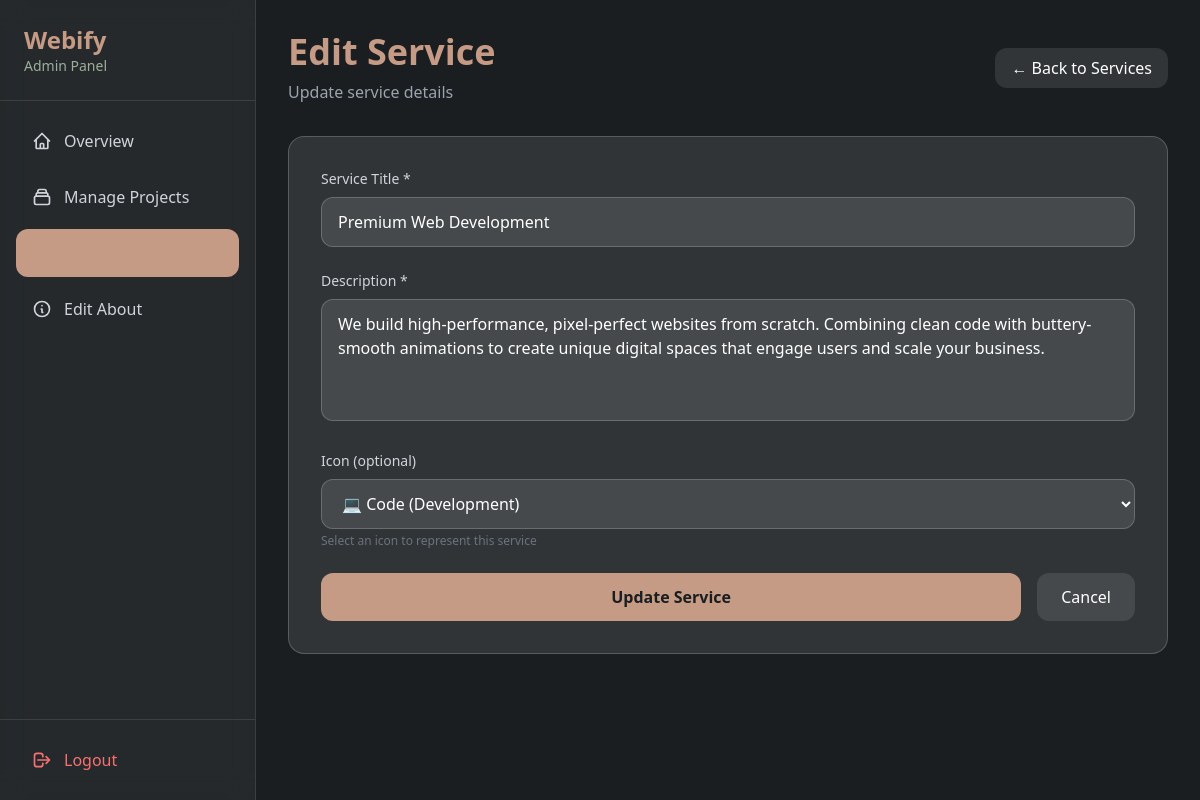
Page /admin/services/edit/1 (signed in) on the committed database.
### app/models.py (models this page shows, shortened)
class Service(db.Model):
    id = db.Column(db.Integer, primary_key=True)
    title = db.Column(db.String(100), nullable=False)
    description = db.Column(db.Text, nullable=False)
    icon_name = db.Column(db.String(50), nullable=True)
    date_created = db.Column(db.DateTime, default=datetime.utcnow)
    date_updated = db.Column(db.DateTime, default=datetime.utcnow, onupdate=datetime.utcnow)

### app/routes.py (the view, shortened to what this page needs)
@bp.route('/admin/services/edit/<int:id>', methods=['GET', 'POST'])
@login_required
def admin_service_edit(id):
    service = Service.query.get_or_404(id)
    return render_template('admin/service_form.html', service=service)

### app/__init__.py (called while the page is built)
def create_app():
    app = Flask(__name__)
    app.config['SECRET_KEY'] = 'fejhdhdcx9954'
    app.config['SQLALCHEMY_DATABASE_URI'] = 'sqlite:///website_webify.db'
    app.config['SQLALCHEMY_TRACK_MODIFICATIONS'] = False
    db.init_app(app)
    login_manager.init_app(app)
    login_manager.login_view = 'main.admin_login'
    from app.models import User, Project, AboutContent, Service, SocialLinks
    with app.app_context():
        db.create_all()
        import os
        print(">>> DB PATH:", os.path.abspath(app.config['SQLALCHEMY_DATABASE_URI'].replace('sqlite:///', '')))
        from sqlalchemy import inspect
        print(">>> TABLES:", inspect(db.engine).get_table_names())
    @login_manager.user_loader
    def load_user(user_id):
        return User.query.get(int(user_id))
    from app.routes import bp
    app.register_blueprint(bp)
    return app

### app/templates/admin/service_form.html (shortened to what this page needs)
<!DOCTYPE html>
<html lang="en">
<head>
    <script src="https://cdn.tailwindcss.com"></script>
</head>
<body class="min-h-screen bg-[var(--color-charcoal-black)]">
    <div class="flex">
        <aside class="w-64 min-h-screen bg-white bg-opacity-5 backdrop-blur-md border-r border-white border-opacity-10 fixed left-0 top-0">
            <div class="p-6 border-b border-white border-opacity-10">
                <h1 class="text-2xl font-bold text-[var(--color-rose-gold)]">Webify</h1>
                <p class="text-sm text-[var(--color-sage-green)]">Admin Panel</p>
            </div>
            <nav class="p-4 space-y-2">
                <a href="{{ url_for('main.admin_dashboard') }}" class="flex items-center px-4 py-3 rounded-xl text-gray-300 hover:bg-white hover:bg-opacity-10 transition-all">
                    <svg class="w-5 h-5 mr-3" fill="none" stroke="currentColor" viewBox="0 0 24 24">
                        <path stroke-linecap="round" stroke-linejoin="round" stroke-width="2" d="M3 12l2-2m0 0l7-7 7 7M5 10v10a1 1 0 001 1h3m10-11l2 2m-2-2v10a1 1 0 01-1 1h-3m-6 0a1 1 0 001-1v-4a1 1 0 011-1h2a1 1 0 011 1v4a1 1 0 001 1m-6 0h6"></path>
                    </svg>
                    Overview
                </a>
                <a href="{{ url_for('main.admin_projects') }}" class="flex items-center px-4 py-3 rounded-xl text-gray-300 hover:bg-white hover:bg-opacity-10 transition-all">
                    <svg class="w-5 h-5 mr-3" fill="none" stroke="currentColor" viewBox="0 0 24 24">
                        <path stroke-linecap="round" stroke-linejoin="round" stroke-width="2" d="M19 11H5m14 0a2 2 0 012 2v6a2 2 0 01-2 2H5a2 2 0 01-2-2v-6a2 2 0 012-2m14 0V9a2 2 0 00-2-2M5 11V9a2 2 0 012-2m0 0V5a2 2 0 012-2h6a2 2 0 012 2v2M7 7h10"></path>
                    </svg>
                    Manage Projects
                </a>
                <a href="{{ url_for('main.admin_services') }}" class="flex items-center px-4 py-3 rounded-xl bg-[var(--color-rose-gold)] bg-opacity-20 text-[var(--color-rose-gold)] transition-all">
                </a>
                <a href="{{ url_for('main.admin_about') }}" class="flex items-center px-4 py-3 rounded-xl text-gray-300 hover:bg-white hover:bg-opacity-10 transition-all">
                    <svg class="w-5 h-5 mr-3" fill="none" stroke="currentColor" viewBox="0 0 24 24">
                        <path stroke-linecap="round" stroke-linejoin="round" stroke-width="2" d="M13 16h-1v-4h-1m1-4h.01M21 12a9 9 0 11-18 0 9 9 0 0118 0z"></path>
                    </svg>
                    Edit About
                </a>
            </nav>
            <div class="absolute bottom-0 left-0 right-0 p-4 border-t border-white border-opacity-10">
                <a href="{{ url_for('main.admin_logout') }}" class="flex items-center px-4 py-3 rounded-xl text-red-400 hover:bg-red-500 hover:bg-opacity-20 transition-all">
                    <svg class="w-5 h-5 mr-3" fill="none" stroke="currentColor" viewBox="0 0 24 24">
                        <path stroke-linecap="round" stroke-linejoin="round" stroke-width="2" d="M17 16l4-4m0 0l-4-4m4 4H7m6 4v1a3 3 0 01-3 3H6a3 3 0 01-3-3V7a3 3 0 013-3h4a3 3 0 013 3v1"></path>
                    </svg>
                    Logout
                </a>
            </div>
        </aside>
        <main class="flex-1 ml-64 p-8">
            <div class="mb-8">
                <div class="flex items-center justify-between">
                    <div>
                        <h1 class="text-4xl font-bold text-[var(--color-rose-gold)] mb-2">{% if service %}Edit Service{% else %}New Service{% endif %}</h1>
                        <p class="text-gray-400">{% if service %}Update service details{% else %}Add a new service to your offerings{% endif %}</p>
                    </div>
                    <a href="{{ url_for('main.admin_services') }}" class="px-4 py-2 bg-white bg-opacity-10 rounded-xl text-white hover:bg-opacity-20 transition-all">
                        ← Back to Services
                    </a>
                </div>
            </div>
            <div class="bg-white bg-opacity-10 backdrop-blur-md rounded-2xl p-8 border border-white border-opacity-20">
                <form method="POST" class="space-y-6">
                    <div>
                        <label for="title" class="block text-sm font-medium text-gray-300 mb-2">Service Title *</label>
                        <input
                            type="text"
                            id="title"
                            name="title"
                            required
                            value="{% if service %}{{ service.title }}{% endif %}"
                            class="w-full px-4 py-3 bg-white bg-opacity-10 border border-white border-opacity-20 rounded-xl text-white placeholder-gray-400 focus:outline-none focus:border-[var(--color-rose-gold)] focus:ring-2 focus:ring-[var(--color-rose-gold)] focus:ring-opacity-50 transition-all"
                            placeholder="Web Development"
                        >
                    </div>
                    <div>
                        <label for="description" class="block text-sm font-medium text-gray-300 mb-2">Description *</label>
                        <textarea
                            id="description"
                            name="description"
                            rows="4"
                            required
                            class="w-full px-4 py-3 bg-white bg-opacity-10 border border-white border-opacity-20 rounded-xl text-white placeholder-gray-400 focus:outline-none focus:border-[var(--color-rose-gold)] focus:ring-2 focus:ring-[var(--color-rose-gold)] focus:ring-opacity-50 transition-all resize-none"
                            placeholder="Custom web applications built with modern technologies and best practices."
                        >{% if service %}{{ service.description }}{% endif %}</textarea>
                    </div>
                    <div>
                        <label for="icon_name" class="block text-sm font-medium text-gray-300 mb-2">Icon (optional)</label>
                        <select
                            id="icon_name"
                            name="icon_name"
                            class="w-full px-4 py-3 bg-white bg-opacity-10 border border-white border-opacity-20 rounded-xl text-white focus:outline-none focus:border-[var(--color-rose-gold)] focus:ring-2 focus:ring-[var(--color-rose-gold)] focus:ring-opacity-50 transition-all"
                        >
                            <option value="code" {% if service and service.icon_name == 'code' %}selected{% endif %}>💻 Code (Development)</option>
                        </select>
                        <p class="mt-1 text-xs text-gray-500">Select an icon to represent this service</p>
                    </div>
                    <div class="flex gap-4">
                        <button
                            type="submit"
                            class="flex-1 py-3 bg-[var(--color-rose-gold)] text-[var(--color-charcoal-black)] font-bold rounded-xl hover:bg-opacity-90 transition-all transform hover:scale-105 focus:outline-none focus:ring-2 focus:ring-[var(--color-rose-gold)] focus:ring-opacity-50"
                        >
                            {% if service %}Update Service{% else %}Create Service{% endif %}
                        </button>
                        <a href="{{ url_for('main.admin_services') }}" class="px-6 py-3 bg-white bg-opacity-10 rounded-xl text-white hover:bg-opacity-20 transition-all">Cancel</a>
                    </div>
                </form>
            </div>
        </main>
    </div>
</body>
</html>

### app/templates/admin/service_form.html (style rules this page uses)
:root { --color-rose-gold: #C59B85; --color-sage-green: #9CAF9A; --color-dusty-mauve: #B1A2B9; --color-slate-blue: #8A9BA8; --color-charcoal-black: #1A1E21; }
body { background-color: var(--color-charcoal-black); }

### rows in the picture
Service: title "Premium Web Development", description "We build high-performance, pixel-perfect websites from scratch. Combining clean code with buttery-smooth animations to create unique digital spaces that engage users and scale your business.", icon_name "💻 Code (Development)"
